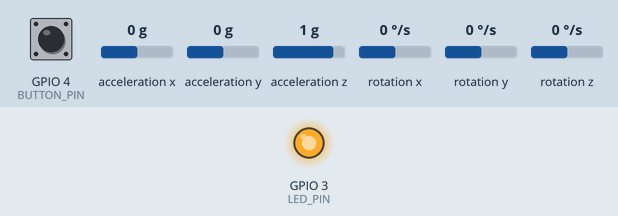
Recording of a sketch running on a simulated Seeed XIAO ESP32-C3. Parts: output pins drawn as LEDs (lit = HIGH). The inputs (shaded band) are chosen by the test bench; at power-on: GPIO 4 (BUTTON_PIN) HIGH, acceleration x 0 g, acceleration y 0 g, acceleration z 1 g, rotation x 0 °/s, rotation y 0 °/s, rotation z 0 °/s. Nothing arrives over Bluetooth unless stated; what the sketch prints to the serial monitor is not drawn. At 4.4 s the program puts the board to deep sleep or switches it off; the recording ends there.

Above: at 4.2 s.
4.3 s: GPIO 4 (BUTTON_PIN) pulled LOW for 0.15 s
Timing chart, 0 to 4.4 s (numbered marks = the images above; inputs shaded):
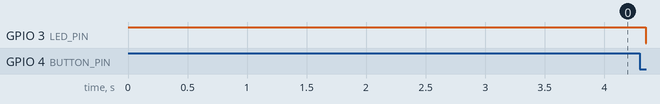

The sketch:

Added_ButtonFunctionality.ino
```cpp
#include <MPU6050_tockn.h>
#include <Wire.h>
#include <BLEDevice.h>
#include <BLEServer.h>
#include <BLEUtils.h>
#include <BLE2902.h>

#define SDA_PIN 6        // Default SDA pin for Seeed XIAO ESP32C3
#define SCL_PIN 7        // Default SCL pin for Seeed XIAO ESP32C3
#define BUTTON_PIN D2    // Push button to toggle sleep/wake
#define LED_PIN D1       // Optional LED for status

MPU6050 mpu6050(Wire);

// BLE UUIDs
#define SERVICE_UUID        "4fafc201-1fb5-459e-8fcc-c5c9c331914b"
#define CHARACTERISTIC_UUID "beb5483e-36e1-4688-b7f5-ea07361b26a8"

BLEServer* pServer = NULL;
BLECharacteristic* pCharacteristic = NULL;
BLEDescriptor* pDescr;
BLE2902* pBLE2902;

bool deviceConnected = false;
bool oldDeviceConnected = false;
long timer = 0;

// RTC memory to store sleep state
RTC_DATA_ATTR bool isSleeping = false;

// BLE Server Callbacks
class MyServerCallbacks : public BLEServerCallbacks {
    void onConnect(BLEServer* pServer) {
        deviceConnected = true;
    };

    void onDisconnect(BLEServer* pServer) {
        deviceConnected = false;
    }
};

// BLE Characteristic Callbacks
class MyCallbacks : public BLECharacteristicCallbacks {
    void onWrite(BLECharacteristic* pCharacteristic) {
        String value = pCharacteristic->getValue();
        if (value.length() > 0) {
            Serial.print("New value received: ");
            Serial.println(value.c_str());
        }
    }
};

void setup() {
    Serial.begin(115200);
    pinMode(BUTTON_PIN, INPUT_PULLUP);  // Enable pull-up
    pinMode(LED_PIN, OUTPUT);
    digitalWrite(LED_PIN, HIGH);  // Turn LED ON when active

    Wire.begin(SDA_PIN, SCL_PIN);

    // Initialize MPU6050
    mpu6050.begin();
    mpu6050.calcGyroOffsets(true);
    Serial.println("MPU6050 Initialized.");

    // Check if we woke up from deep sleep
    if (esp_sleep_get_wakeup_cause() == ESP_SLEEP_WAKEUP_GPIO) {
        // Toggle sleep state
        isSleeping = !isSleeping;
        Serial.println(isSleeping ? "Entering Sleep Mode..." : "Waking Up...");
    }

    // If we're in sleep mode, go back to sleep
    if (isSleeping) {
        digitalWrite(LED_PIN, LOW);  // Turn off LED
        esp_deep_sleep_enable_gpio_wakeup(BIT(BUTTON_PIN), ESP_GPIO_WAKEUP_GPIO_LOW);  // Wake on button press
        esp_deep_sleep_start();
    }

    // Initialize BLE if not in sleep mode
    BLEDevice::init("AlignEye AI Glass");
    pServer = BLEDevice::createServer();
    pServer->setCallbacks(new MyServerCallbacks());

    BLEService* pService = pServer->createService(SERVICE_UUID);

    pCharacteristic = pService->createCharacteristic(
                        CHARACTERISTIC_UUID,
                        BLECharacteristic::PROPERTY_READ |
                        BLECharacteristic::PROPERTY_WRITE |
                        BLECharacteristic::PROPERTY_NOTIFY
                      );

    pCharacteristic->setCallbacks(new MyCallbacks());

    // Add a descriptor
    pDescr = new BLEDescriptor((uint16_t)0x2901);
    pDescr->setValue("MPU6050 Pitch Angle");
    pCharacteristic->addDescriptor(pDescr);

    // Enable Notifications
    pBLE2902 = new BLE2902();
    pBLE2902->setNotifications(true);
    pCharacteristic->addDescriptor(pBLE2902);

    // Start BLE service
    pCharacteristic->setValue("Hello from ESP32");
    pService->start();

    BLEAdvertising* pAdvertising = BLEDevice::getAdvertising();
    pAdvertising->addServiceUUID(SERVICE_UUID);
    pAdvertising->setScanResponse(false);
    pAdvertising->setMinPreferred(0x00);
    BLEDevice::startAdvertising();

    Serial.println("BLE Service Started. Waiting for connection...");
}

void loop() {
    // Check button press to toggle sleep/wake
    if (digitalRead(BUTTON_PIN) == LOW) {
        delay(50);  // Debounce delay
        if (digitalRead(BUTTON_PIN) == LOW) {
            isSleeping = !isSleeping;
            Serial.println(isSleeping ? "Entering Sleep Mode..." : "Waking Up...");
            if (isSleeping) {
                digitalWrite(LED_PIN, LOW);  // Turn off LED
                esp_deep_sleep_enable_gpio_wakeup(BIT(BUTTON_PIN), ESP_GPIO_WAKEUP_GPIO_LOW);  // Wake on button press
                esp_deep_sleep_start();
            } else {
                digitalWrite(LED_PIN, HIGH);  // Turn on LED
            }
            while (digitalRead(BUTTON_PIN) == LOW);  // Wait for button release
        }
    }

    if (!isSleeping) {
        mpu6050.update();

        if (deviceConnected && millis() - timer > 1000) {
            timer = millis();

            // Compute angles
            float aX = mpu6050.getAccX();
            float aY = mpu6050.getAccY();
            float aZ = mpu6050.getAccZ();
            float pitch = atan2(-aX, sqrt(aY * aY + aZ * aZ)) * 180 / PI;

            // Print and send via BLE
            Serial.print("Pitch: ");
            Serial.println(pitch);
            String pitchStr = String(pitch);
            pCharacteristic->setValue(pitchStr.c_str());
            pCharacteristic->notify();
        }

        // Handle connection status changes
        if (!deviceConnected && oldDeviceConnected) {
            delay(500);
            pServer->startAdvertising();
            Serial.println("Restarting BLE advertising...");
            oldDeviceConnected = deviceConnected;
        }

        if (deviceConnected && !oldDeviceConnected) {
            oldDeviceConnected = deviceConnected;
        }
    }
}
```
